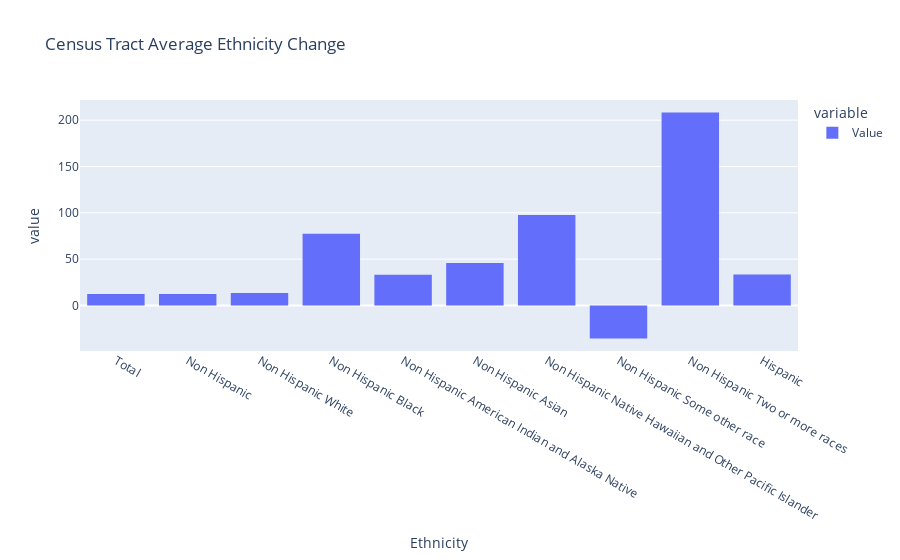

The notebook cell this image was saved under:
### Code cell
fig = px.bar(averagetract,
       x='Ethnicity',
       y=['Value'],
       title='Census Tract Average Ethnicity Change',
       height=800
      )

# get rid of white lines inside the bars
fig.update_traces(marker_line_width=0)

# show the figure
fig.show()

### Figure 1 — Plotly figure (JSON) as saved in the notebook; plotly's stock layout.template omitted (floating-point values rounded to 4 significant figures)
{"data": [{"alignmentgroup": "True", "hovertemplate": "variable=Value<br>Ethnicity=%{x}<br>value=%{y}<extra></extra>", "legendgroup": "Value", "marker": {"color": "#636efa", "line": {"width": 0}, "pattern": {"shape": ""}}, "name": "Value", "offsetgroup": "Value", "orientation": "v", "showlegend": true, "textposition": "auto", "type": "bar", "x": ["Total", "Non Hispanic", "Non Hispanic White", "Non Hispanic Black", "Non Hispanic American Indian and Alaska Native", "Non Hispanic Asian", "Non Hispanic Native Hawaiian and Other Pacific Islander", "Non Hispanic Some other race", "Non Hispanic Two or more races", "Hispanic"], "xaxis": "x", "y": [12.51, 12.26, 13.47, 77.31, 33.12, 45.82, 97.67, -35.6, 208.2, 33.48], "yaxis": "y"}], "layout": {"autosize": true, "barmode": "relative", "legend": {"title": {"text": "variable"}, "tracegroupgap": 0}, "title": {"text": "Census Tract Average Ethnicity Change"}, "xaxis": {"anchor": "y", "autorange": true, "domain": [0, 1], "range": [-0.5, 9.5], "title": {"text": "Ethnicity"}, "type": "category"}, "yaxis": {"anchor": "x", "autorange": true, "domain": [0, 1], "range": [-49.15, 221.8], "title": {"text": "value"}, "type": "linear"}}}
